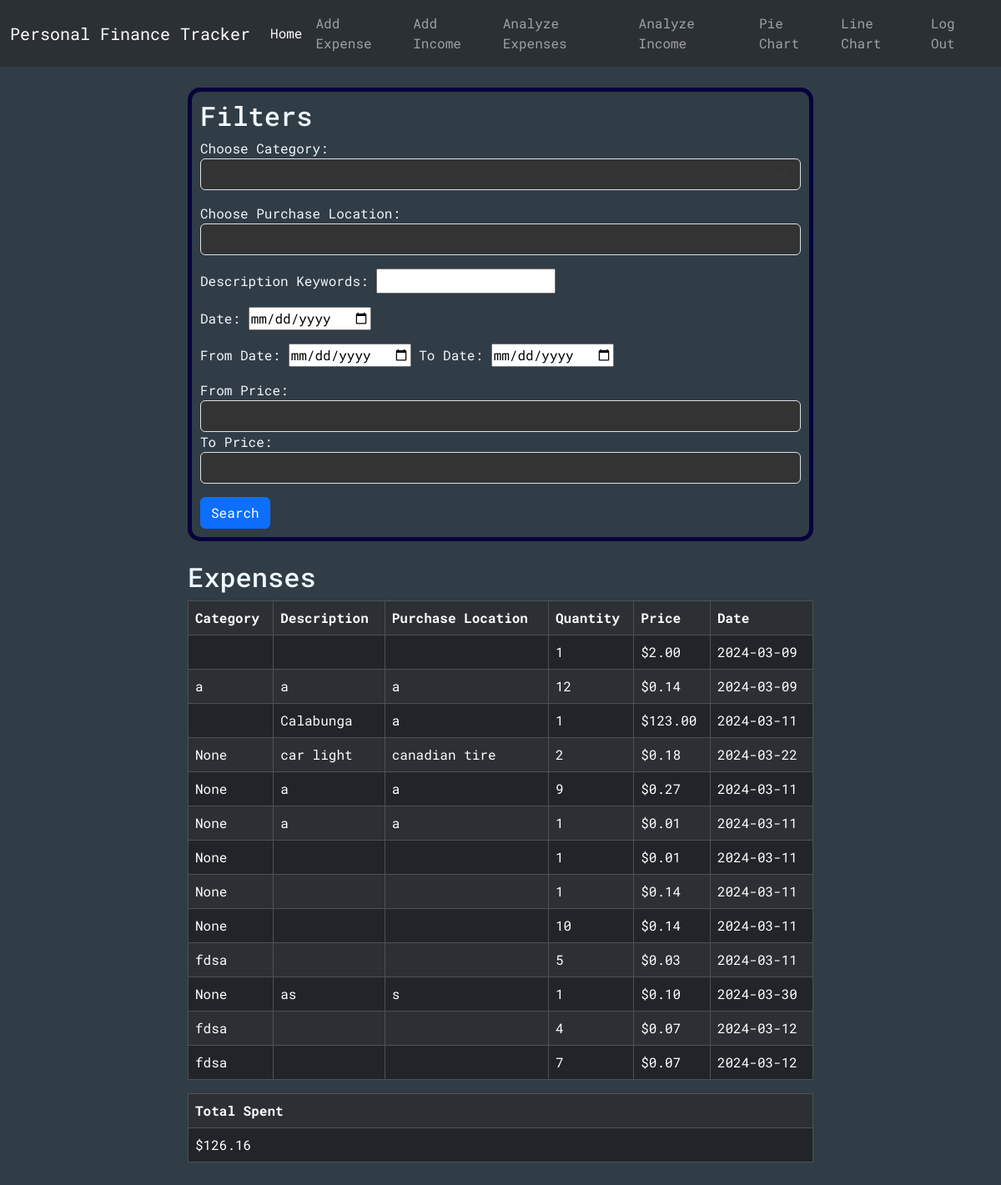
The page /analyzeExpenses (signed in) on the database as committed earlier.
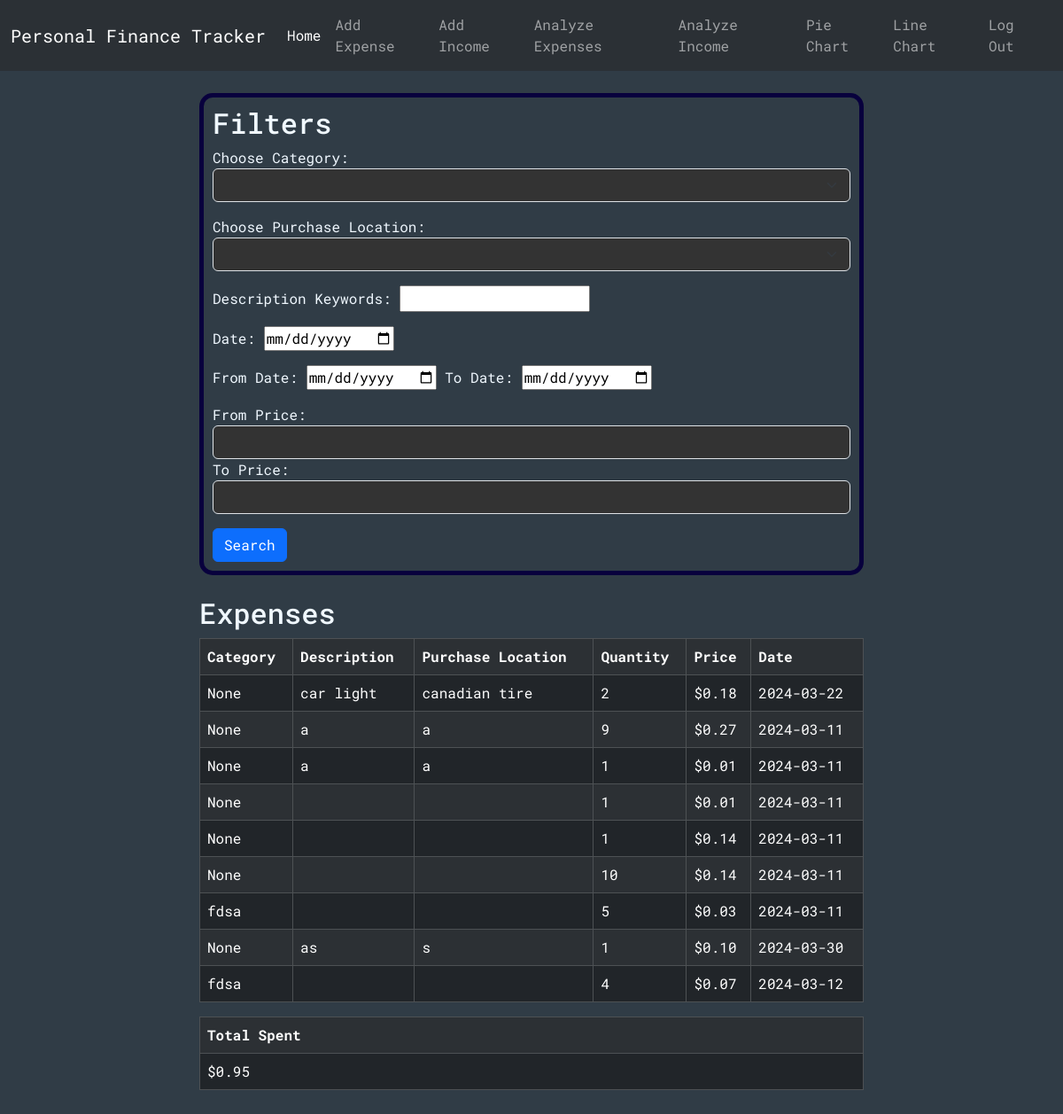
The same page on the database as committed later.
### tables this page shows
CREATE TABLE expenses (id INTEGER PRIMARY KEY, user_id INTEGER NOT NULL, category TEXT, description TEXT, purchaseLocation TEXT, quantity INTEGER NOT NULL, price NUMERIC NOT NULL, date TEXT NOT NULL, color TEXT, FOREIGN KEY (user_id) REFERENCES users(id));

### app.py (the view)
@app.route("/analyzeExpenses", methods=["GET", "POST"])
@login_required
def analyzeExpenses():
    conn = get_db_connection()
    categories = conn.execute("SELECT DISTINCT category FROM expenses WHERE user_id = ?", (session["user_id"],)).fetchall()
    purchaseLocations = conn.execute("SELECT DISTINCT purchaseLocation FROM expenses WHERE user_id = ?", (session["user_id"],)).fetchall()
    categoryFilter = None
    purchaseLocationFilter = None
    keywordsFilter = None
    dateFilter = None
    fromDateFilter =None
    toDateFilter = None
    fromPriceFilter = None
    toPriceFilter = None
    exps = conn.execute("SELECT * FROM expenses WHERE user_id = ?", (session["user_id"],)).fetchall()
    total = conn.execute("SELECT SUM(price) AS sum FROM expenses WHERE user_id = ?", (session["user_id"],)).fetchall()[0]["sum"]
    if request.method == "POST":
        categoryFilter = request.form.get("category")
        purchaseLocationFilter = request.form.get("purchaseLocation")
        keywordsFilter = request.form.get("keywords")
        dateFilter = request.form.get("date")
        fromDateFilter = request.form.get("fromDate")
        toDateFilter = request.form.get("toDate")
        fromPriceFilter = request.form.get("fromPrice")
        toPriceFilter = request.form.get("toPrice")
        if dateFilter and (fromDateFilter or toDateFilter):
            flash("Cannot do from-to date at the same time as a specific date")
        if (fromPriceFilter and toPriceFilter) and float(fromPriceFilter) > float(toPriceFilter):
            flash("From-price must be smaller than to-price")
        if fromDateFilter:
            fD = date.fromisoformat(fromDateFilter)
        if toDateFilter:
            tD = date.fromisoformat(toDateFilter)
        if  fromDateFilter and toDateFilter and (not dateIsLessThan(fD, tD)):
            flash("From-date must be less than to-date")
        floatedFromPriceFilter = 0
        if fromPriceFilter:
            floatedFromPriceFilter = float(fromPriceFilter)
        floatedToPriceFilter = 0
        if toPriceFilter:
            floatedToPriceFilter = float(toPriceFilter)
        exps = conn.execute("SELECT * FROM expenses WHERE"\
                            " user_id = ?"\
                            " AND CASE WHEN ? != '' THEN category = ? ELSE 1 END"\
                            " AND CASE WHEN ? != '' THEN purchaseLocation = ? ELSE 1 END"\
                            " AND CASE WHEN ? != '' THEN description LIKE ? ELSE 1 END"\
                            " AND CASE WHEN ? != '' THEN date = ? ELSE 1 END"\
                             " AND CASE WHEN ? != '' AND ? != '' THEN date BETWEEN ? AND ? "\
                                " WHEN ? != '' AND ? == '' THEN date BETWEEN ? AND '9999-00-00'"\
                                " WHEN ? != '' AND ? == '' THEN date BETWEEN 0000-00-00  AND ?"\
                                " ELSE 1 END"\
                            " AND CASE WHEN ? != '' AND ? != '' THEN price BETWEEN ? AND ? "\
                                " WHEN ? != '' AND ? == '' THEN price BETWEEN ? AND 99999999"\
                                " WHEN ? != '' AND ? == '' THEN price BETWEEN 0 AND ?"\
                                " ELSE 1 END"
                            , (session["user_id"], categoryFilter, categoryFilter, purchaseLocationFilter, purchaseLocationFilter, keywordsFilter, f'%{keywordsFilter}%', dateFilter, dateFilter, fromDateFilter, toDateFilter, fromDateFilter, toDateFilter, fromDateFilter, toDateFilter, fromDateFilter, toDateFilter, fromDateFilter, toDateFilter , fromPriceFilter, toPriceFilter, floatedFromPriceFilter, floatedToPriceFilter, fromPriceFilter, toPriceFilter, floatedFromPriceFilter, fromPriceFilter, toPriceFilter, floatedToPriceFilter)).fetchall()
        total = conn.execute("SELECT SUM(price) AS sum FROM expenses WHERE"\
                            " user_id = ?"\
                            " AND CASE WHEN ? != '' THEN category = ? ELSE 1 END"\
                            " AND CASE WHEN ? != '' THEN purchaseLocation = ? ELSE 1 END"\
                            " AND CASE WHEN ? != '' THEN description LIKE ? ELSE 1 END"\
                            " AND CASE WHEN ? != '' THEN date = ? ELSE 1 END"\
                            " AND CASE WHEN ? != '' AND ? != '' THEN date BETWEEN ? AND ? "\
                                " WHEN ? != '' AND ? == '' THEN date BETWEEN ? AND '9999-00-00'"\
                                " WHEN ? != '' AND ? == '' THEN date BETWEEN 0000-00-00  AND ?"\
                                " ELSE 1 END"\
                            " AND CASE WHEN ? != '' AND ? != '' THEN price BETWEEN ? AND ? "\
                                " WHEN ? != '' AND ? == '' THEN price BETWEEN ? AND 99999999"\
                                " WHEN ? != '' AND ? == '' THEN price BETWEEN 0 AND ?"\
                                " ELSE 1 END"
                            , (session["user_id"], categoryFilter, categoryFilter, purchaseLocationFilter, purchaseLocationFilter, keywordsFilter, f'%{keywordsFilter}%', dateFilter, dateFilter, fromDateFilter, toDateFilter, fromDateFilter, toDateFilter, fromDateFilter, toDateFilter, fromDateFilter, toDateFilter, fromDateFilter, toDateFilter, fromPriceFilter, toPriceFilter, floatedFromPriceFilter, floatedToPriceFilter, fromPriceFilter, toPriceFilter, floatedFromPriceFilter, fromPriceFilter, toPriceFilter, floatedToPriceFilter)).fetchall()[0]["sum"]
    elif request.method == "GET":
        categoryFilter = categoryFilter if categoryFilter is not None else ""
        purchaseLocationFilter = purchaseLocationFilter if purchaseLocationFilter is not None else ""
        keywordsFilter = keywordsFilter if keywordsFilter is not None else ""
        dateFilter = dateFilter if dateFilter is not None else ""
        fromDateFilter = fromDateFilter if fromDateFilter is not None else ""
        toDateFilter = toDateFilter if toDateFilter is not None else ""
        fromPriceFilter = fromPriceFilter if fromPriceFilter is not None else ""
        toPriceFilter = toPriceFilter if toPriceFilter is not None else ""
    return render_template("analyzeExpenses.html", categories=categories,purchaseLocations=purchaseLocations,expenses=exps,total=total,categoryFilter=categoryFilter,purchaseLocationFilter=purchaseLocationFilter,keywordsFilter=keywordsFilter,dateFilter=dateFilter,fromDateFilter=fromDateFilter,toDateFilter=toDateFilter,    fromPriceFilter=fromPriceFilter, toPriceFilter=toPriceFilter)

### helpers.py (called while the page is built)
def login_required(f):
    @wraps(f)
    def decorated_function(*args, **kwargs):
        if session.get("user_id") is None:
            return redirect("/login")
        return f(*args, **kwargs)
    return decorated_function

def get_db_connection():
    conn = sqlite3.connect('database.db')
    conn.row_factory = sqlite3.Row
    return conn

### templates/analyzeExpenses.html (shortened to what this page needs)
{% extends "layout.html" %}
{% block body %}
<div class="cont center-horizontal">
  <div class="formBox">
    <h2>Filters</h2>
    <form action="/analyzeExpenses" method="post">
      <div class="mb-3">
        <label for="category">Choose Category:</label>
        <select name="category" id="category" class="form-select">
          <option></option>
          {% for category in categories %}
          <option value="{{category['category']}}" {% if category['category'] == categoryFilter %}selected{% endif %}>
          </option>
          {% endfor %}
        </select>
      </div>
      <div class="mb-3">
        <label for="purchaseLocation">Choose Purchase Location:</label>
        <select
          name="purchaseLocation"
          id="purchaseLocation"
          class="form-select"
        >
          {% for purchaseLocation in purchaseLocations %}
          <option value="{{purchaseLocation['purchaseLocation']}}" {% if purchaseLocation['purchaseLocation'] == purchaseLocationFilter %}selected{% endif %}>
          </option>
          {% endfor %}
        </select>
      </div>
      <div class="mb-3">
        <label for="keywords">Description Keywords:</label>
        <input
          type="text"
          name="keywords"
          id="keywords"
          value="{{keywordsFilter}}"
        />
      </div>
      <div class="mb-3">
        <label for="date">Date:</label>
        <input type="date" name="date" id="date" value="{{dateFilter}}" />
      </div>
      <div class="mb-3">
        <label for="fromDate">From Date:</label>
        <input
          type="date"
          name="fromDate"
          id="fromDate"
          value="{{fromDateFilter}}"
        />
        <label for="toDate">To Date:</label>
        <input type="date" name="toDate" id="toDate" value="{{toDateFilter}}" />
      </div>
      <div class="mb-3">
        <label for="fromPrice">From Price:</label>
        <input
          type="number"
          step="0.01"
          min="0"
          class="form-control"
          name="fromPrice"
          id="fromPrice"
          value="{{fromPriceFilter}}"
        />
        <label for="toPrice">To Price:</label>
        <input
          type="number"
          step="0.01"
          min="0"
          class="form-control"
          name="toPrice"
          id="toPrice"
          value="{{toPriceFilter}}"
        />
      </div>
      <button type="submit" class="btn btn-primary">Search</button>
    </form>
  </div>
  <br />
  {% if expenses -%}
  <div>
    <div>
      <h2>Expenses</h2>
      <div class="table-responsive">
        <table
          class="table table-dark table-striped table-bordered table-hover"
        >
          <tr>
            <th scope="col">Category</th>
            <th scope="col">Description</th>
            <th scope="col">Purchase Location</th>
            <th scope="col">Quantity</th>
            <th scope="col">Price</th>
            <th scope="col">Date</th>
          </tr>
          {% for expense in expenses %}
          <tr>
            <td>{{ expense["category"] }}</td>
            <td>{{ expense["description"] }}</td>
            <td>{{ expense["purchaseLocation"] }}</td>
            <td>{{ expense["quantity"] }}</td>
            <td>{{ "$%.2f"| format(expense["price"] )}}</td>
            <td>{{ expense["date"] }}</td>
          </tr>
          {% endfor %}
        </table>
      </div>
      <table class="table table-dark table-striped table-bordered table-hover">
        <tr>
          <th scope="col">Total Spent</th>
        </tr>
        <tr>
          <td>{{"$%.2f"| format(total)}}</td>
        </tr>
      </table>
    </div>
    {% endif %}
  </div>
</div>
{% endblock %}

Rows that differ between the two databases and show on the page:
removed expenses: quantity "1", price "$2.00", date "2024-03-09"
removed expenses: category "a", description "a", purchaseLocation "a", quantity "12", price "$0.14", date "2024-03-09"
removed expenses: description "Calabunga", purchaseLocation "a", quantity "1", price "$123.00", date "2024-03-11"
removed expenses: category "fdsa", quantity "7", price "$0.07", date "2024-03-12"
Other text that changed with them:
{{ "$%.2f"| format(total) }}: "$126.16" → "$0.95"
